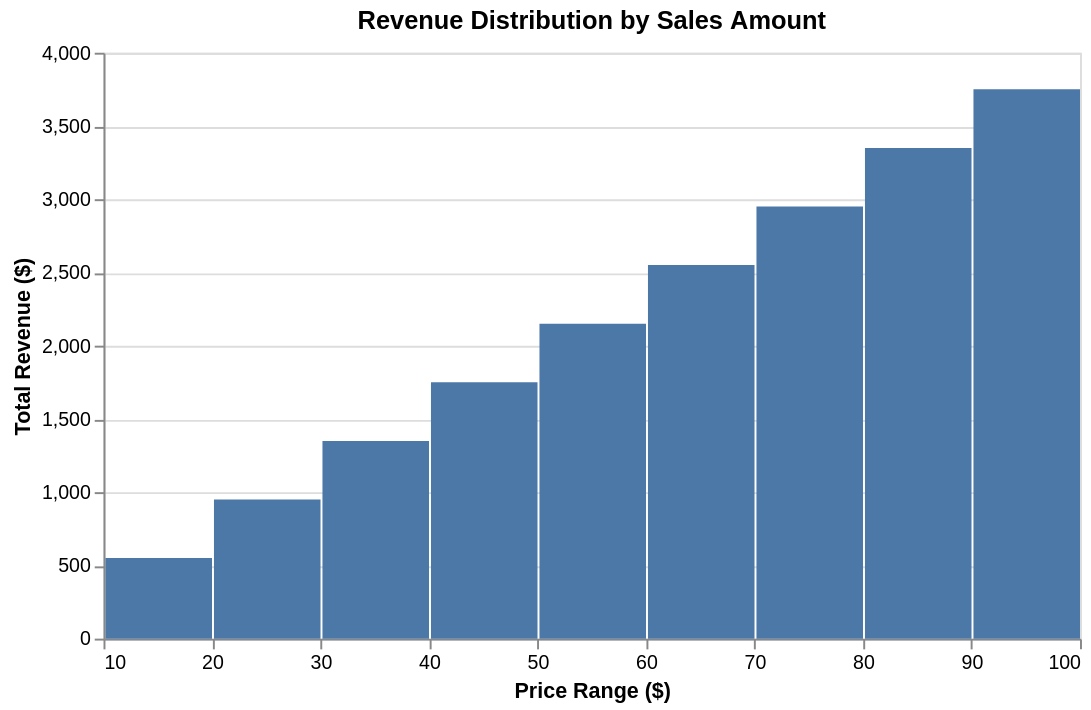

This figure's Vega-Lite source:
### Vega-Lite specification from a JSON file in a GitHub repository (floating-point values rounded to 4 significant figures)
{"$schema": "https://vega.github.io/schema/vega-lite/v6.json", "description": "Histogram using sum aggregation to show total values per bin instead of count", "title": "Revenue Distribution by Sales Amount", "width": 500, "height": 300, "data": {"values": [{"price": 10, "revenue": 100}, {"price": 15, "revenue": 150}, {"price": 20, "revenue": 200}, {"price": 25, "revenue": 250}, {"price": 30, "revenue": 300}, {"price": 35, "revenue": 350}, {"price": 40, "revenue": 400}, {"price": 45, "revenue": 450}, {"price": 50, "revenue": 500}, {"price": 55, "revenue": 550}, {"price": 60, "revenue": 600}, {"price": 65, "revenue": 650}, {"price": 70, "revenue": 700}, {"price": 75, "revenue": 750}, {"price": 80, "revenue": 800}, {"price": 85, "revenue": 850}, {"price": 90, "revenue": 900}, {"price": 95, "revenue": 950}, {"price": 12, "revenue": 120}, {"price": 18, "revenue": 180}, {"price": 22, "revenue": 220}, {"price": 28, "revenue": 280}, {"price": 32, "revenue": 320}, {"price": 38, "revenue": 380}, {"price": 42, "revenue": 420}, {"price": 48, "revenue": 480}, {"price": 52, "revenue": 520}, {"price": 58, "revenue": 580}, {"price": 62, "revenue": 620}, {"price": 68, "revenue": 680}, {"price": 72, "revenue": 720}, {"price": 78, "revenue": 780}, {"price": 82, "revenue": 820}, {"price": 88, "revenue": 880}, {"price": 92, "revenue": 920}, {"price": 98, "revenue": 980}]}, "mark": "bar", "encoding": {"x": {"field": "price", "type": "quantitative", "bin": true, "axis": {"title": "Price Range ($)"}}, "y": {"field": "revenue", "aggregate": "sum", "type": "quantitative", "axis": {"title": "Total Revenue ($)"}}}}
